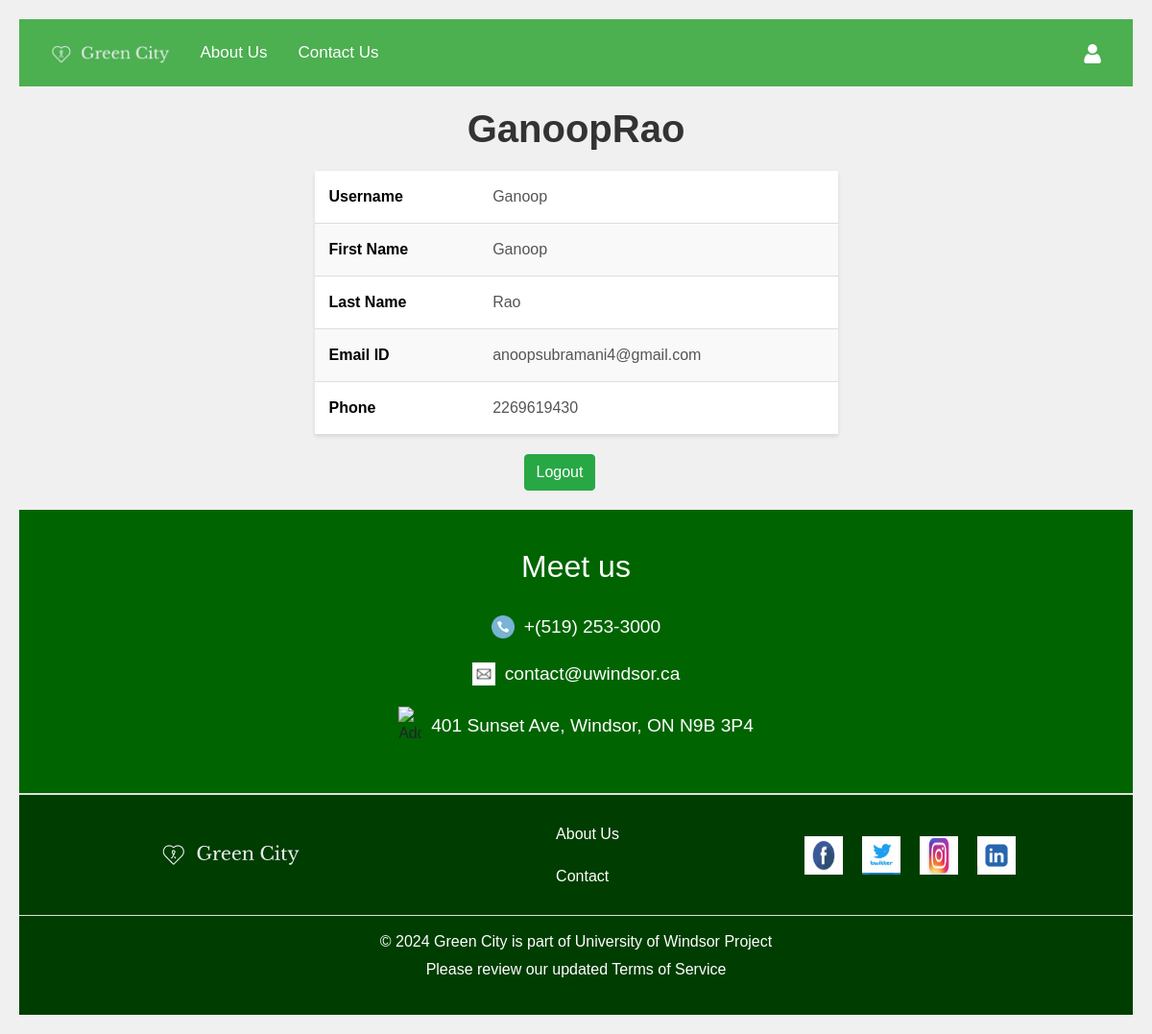
The app's page /user_profile/ (signed in) with its own data.
### myapp/models.py (models this page shows, shortened)
class CustomUser(AbstractUser):
    first_name = models.CharField(max_length=50, blank=True, null=True)
    last_name = models.CharField(max_length=50, blank=True, null=True)
    email = models.EmailField(unique=True)
    phone = models.CharField(max_length=10, blank=True, null=True)
    is_admin = models.BooleanField(default=False)

### myapp/views.py (the view)
# urls.py: path('user_profile/', views.user_profile, name='user_profile'),
def user_profile(request):
    return render(request, 'user_profile/user_profile.html', {'user': request.user})

### myapp/templates/user_profile/user_profile.html (shortened to what this page needs)
{% extends 'base.html' %}
{% load static %}
{% block content %}
<!DOCTYPE html>
<html lang="en">
<head>
    <link href="https://stackpath.bootstrapcdn.com/bootstrap/4.5.2/css/bootstrap.min.css" rel="stylesheet">
    <link rel="stylesheet" href="{% static 'user_profile/user_profile.css' %}">
</head>
<body>
    <div class="container">
    <div class="profile-container">
        <h1><strong>{{ user.first_name }}{{ user.last_name }}</strong></h1>
        <table>
            <tr>
                <td><strong>Username</strong></td>
                <td>{{ user.username }}</td>
            </tr>
            <tr>
                <td><strong>First Name</strong></td>
                <td>{{ user.first_name }}</td>
            </tr>
            <tr>
                <td><strong>Last Name</strong></td>
                <td>{{ user.last_name }}</td>
            </tr>
            <tr>
                <td><strong>Email ID</strong></td>
                <td>{{ user.email }}</td>
            </tr>
            <tr>
                <td><strong>Phone</strong></td>
                <td>{{ user.phone }}</td>
            </tr>
        </table>
        <form method="post" action="{% url 'logout' %}">
            <div class="logout-button">
                <button type="submit" class="btn btn-success">Logout</button>
            </div>
        </form>
    </div>
    </div>
{% endblock %}

### myapp/templates/base.css (style rules this page uses)
body { font-family: Georgia, "Segoe UI", system-ui, sans-serif; background-color: #f4f4f4; margin: 0; padding: 0; }

### myapp/templates/user_profile/user_profile.css (style rules this page uses)
body { font-family: Arial, sans-serif; background-color: #f0f0f0; margin: 0; padding: 20px; }
h1 { color: #333; text-align: center; margin-bottom: 20px; }
table { width: 50%; margin: 0 auto; border-collapse: collapse; background-color: #fff; box-shadow: 0 2px 4px rgba(0, 0, 0, 0.1); }
table tr { border-bottom: 1px solid #ddd; }
table td { padding: 15px; text-align: left; color: #555; }
table td strong { color: #000; }
table tr:nth-child(even) { background-color: #f9f9f9; }
.logout-button { padding-top: 20px; margin-left: 45%; }

### records on screen
CustomUser: first_name "Ganoop", last_name "Rao", username "Ganoop", email "anoopsubramani4@gmail.com", phone "2269619430"
